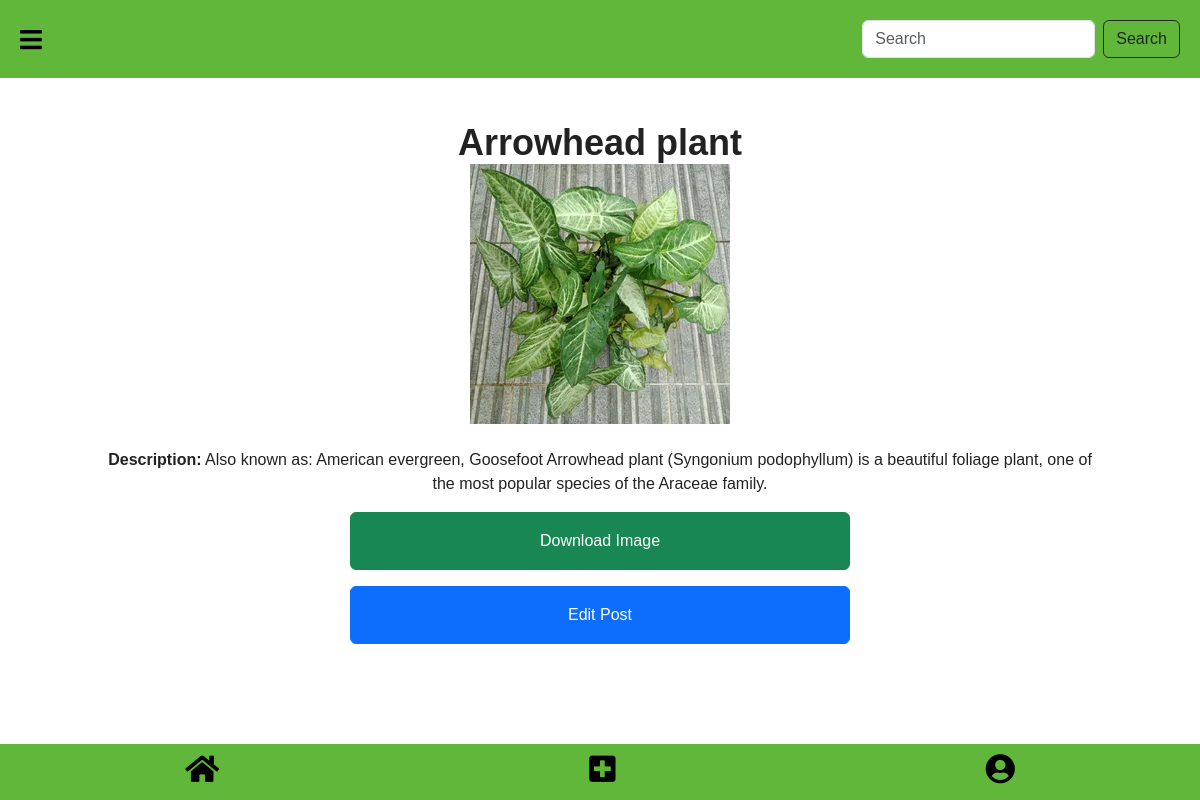
Screenshot of /17/ with the database file from the repository.
### greenoasis/models.py (models this page shows, shortened)
class Image(models.Model):
    title=models.CharField(max_length=255)
    description=models.TextField(blank=True)
    tags=models.TextField()
    image=models.ImageField(upload_to="pic/%y/")
    class Meta :
        ordering=('-id',)

### greenoasis/views.py (the view)
# urls.py: path('<int:id>/', views.detail_view, name='detail_view'),
def detail_view(request,id):
    objects=get_object_or_404(Image,id=id)
    return render(request,"details.html",{'image':objects})

### greenoasis/templates/details.html (shortened to what this page needs)
{% load static %}
<!doctype html>
<html lang="en">
  <head>
    <link href="https://cdnjs.cloudflare.com/ajax/libs/font-awesome/5.15.3/css/all.min.css" rel="stylesheet"/>
    <link href="https://cdn.jsdelivr.net/npm/bootstrap@5.3.3/dist/css/bootstrap.min.css" rel="stylesheet">
    <script src="https://cdn.tailwindcss.com"></script>
  </head>
  <body>
    <div id="main">
        <div class="header">
            <i class="fas fa-bars" onclick="openNav()"></i>
            <form action="{% url 'search' %}" class="d-flex" role="search" >
                <input class="form-control me-2" type="search" placeholder="Search" aria-label="Search">
                <button class="btn btn-outline-dark"  type="submit">Search</button>
              </form>
        </div>
            <h1 class="text-center" style=" font-weight: bold; font-size: 36px; color: var(--text-color);"><br>{{image.title}}</h1>
        <div class="container">
            <img src="{{image.image.url}}" class="img-fluid mx-auto d-block" alt="{{post.title}}"><br>
            <p class="text-center"><strong>Description:</strong> {{image.tags}}</p>
            <a href="{{image.image.url}}" class="btn btn-success mx-auto d-block w-50 mt-3 p-3" download>Download Image</a>
            <a href="{% url 'editpost' id=image.id %}" class="btn btn-primary mx-auto d-block w-50 mt-3 p-3">Edit Post</a><br>
        </div>
    </div>
    <br><br>
    <div class="footer">
        <a href="{% url 'home' %}"><i class="fas fa-home"  style="color: #000;"></i></a>
        <a href="{% url 'upload' %}"><i class="fas fa-plus-square"  style="color: #000;"></i></a>
        <a href="{% url 'profile' %}"><i class="fas fa-user-circle"  style="color: #000;"></i></a>
    </div>
</body>
</html>

### greenoasis/templates/details.html (style rules this page uses)
:root { --bg-color: white; --text-color: #222; --header-color: #61b739; --sidebar-color: #61b739; }
body { margin: 0; font-family: Arial, sans-serif; background-color: var(--bg-color); color: var(--text-color); }
.header { background-color: #61b739; padding: 20px; display: flex; justify-content: space-between; align-items: center; font-size: 24px; }
.header i { font-size: 25px; color: #000; }
.footer { display: flex; justify-content: space-around; align-items: center; background-color: #61b739; padding: 10px 0; position: fixed; bottom: 0; width: 100%; font-size: 24px; }
.footer i { font-size: 30px; }

### rows the page displays
Image: title "Arrowhead plant", image (picture), tags "Also known as: American evergreen, Goosefoot Arrowhead plant (Syngonium podophyllum) is a beautiful foliage plant, one of the most popular species of the Araceae family."
